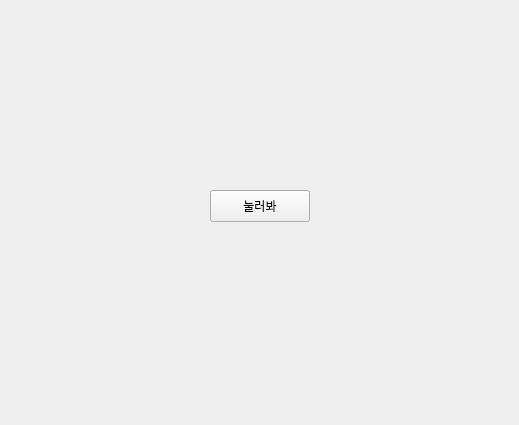
<?xml version="1.0" encoding="UTF-8"?>
<ui version="4.0">
 <class>btn_clickme</class>
 <widget class="QMainWindow" name="btn_clickme">
  <property name="geometry">
   <rect>
    <x>0</x>
    <y>0</y>
    <width>519</width>
    <height>425</height>
   </rect>
  </property>
  <property name="windowTitle">
   <string>MainWindow</string>
  </property>
  <widget class="QWidget" name="centralwidget">
   <widget class="QPushButton" name="pushButton">
    <property name="geometry">
     <rect>
      <x>210</x>
      <y>190</y>
      <width>100</width>
      <height>32</height>
     </rect>
    </property>
    <property name="text">
     <string>눌러봐</string>
    </property>
   </widget>
  </widget>
 </widget>
 <resources/>
 <connections/>
</ui>
